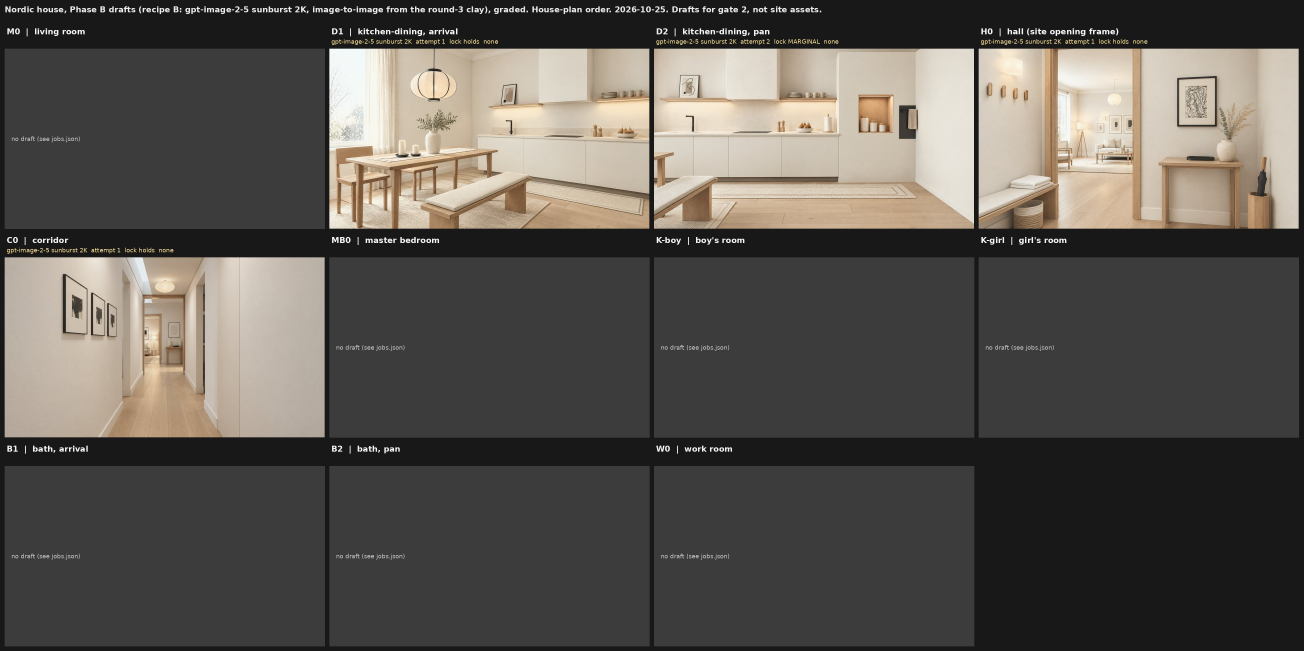
#> input picture assets/renders/house-nordic-sheet-2026-10-25.jpg, 3910 x 1952 px, given in place of modern-country-A-fix3.png, which was not available (shown at 1/3 size)
$ python codefix6.py   (older library calls are emulated)
#> lines starting #> are read from the running program, lines starting #| are printed output that depends on the picture; after the words box and inside, x2 and y2 are one past the last pixel; in counts of white or black regions, pixels touching at a corner belong together
### assets/renders/editorial-phase-b-2026-11-06/finish_phaseb.py
#!/usr/bin/env python3
"""
finish_phaseb.py: editorial phase B (briefs/render-editorial-phase-b-2026-11-06.md, ED2 / ED3), render-agent, 2026-11-06, 0 tokens.
  nordicA   the size fixes in code on the seedream finishing pass of Nordic A (QA: the travertine block wall lights 2.6-3x their 8 x 16,
            the pendant 50-65 cm for its 40): each wall light with its glow scaled about its centre (the glow as light added to the wall,
            the wall under it rebuilt from its surroundings with the wall's own grain); the pendant scaled about its cable's ceiling point
  finish    light finishing for the seven frames: a soft highlight knee per channel (0.90 -> 0.985), nothing else; raws stay in raw/
  sheet     the owner's 7-frame sheet with the locked M0 v6 small and a product list with quick fidelity notes per frame
"""
import json
import os
import sys

import cv2
import numpy as np
from PIL import Image, ImageDraw, ImageFont

HERE = os.path.dirname(os.path.abspath(__file__))
REPO = os.path.abspath(os.path.join(HERE, "..", "..", ".."))
RAW = os.path.join(HERE, "raw")
SCONCE_SCALE = 0.36
PENDANT_SCALE = 0.70
SUN_TOP = 548                     # the top of the sun stripes on the back wall in the Nordic A seedream frame (px)


def s2l(x):
    return np.where(x <= 0.04045, x / 12.92, ((np.clip(x, 0, None) + 0.055) / 1.055) ** 2.4)


def l2s(x):
    return np.where(x <= 0.0031308, x * 12.92, 1.055 * np.power(np.clip(x, 0, None), 1 / 2.4) - 0.055)


def load01(p):
    return np.asarray(Image.open(p).convert("RGB")).astype(np.float32) / 255


# [115 lines left out: functions fill, body_bbox, nordic_a, not called in this run]


def knee(x, k=0.90, top=0.985):
    return np.where(x > k, k + (top - k) * np.tanh((x - k) / (top - k)), x)


FRAMES = [("nordic-A-fin", "raw/nordic-A-fin-codefix.png", "Nordic A, finished", "gpt base + seedream pass + code (lights x0.36, pendant x0.70)"),
          ("nordic-B-fin", "raw/nordic-B-fin-seedream.png", "Nordic B, finished", "nano-banana-2 base + seedream-5-pro pass"),
          ("warm-modern-A-fin", "raw/warm-modern-A-fin-seedream.png", "Warm modern A, finished", "gpt-image-2-5 base + seedream-5-pro pass"),
          ("boho-A", "raw/boho-A-gpt-image-2-5.png", "Boho A", "gpt-image-2-5 sunburst"),
          ("mediterranean-A", "raw/mediterranean-A-gpt-image-2-5.png", "Mediterranean A", "gpt-image-2-5 sunburst"),
          ("modern-country-A", "raw/modern-country-A-gpt-image-2-5.png", "Modern country A", "gpt-image-2-5 sunburst"),
          ("japandi-A", "raw/japandi-A-nano-banana-2.png", "Japandi A", "nano-banana-2")]


# [56 lines left out: functions finish, sheet, not called in this run]


# [8 lines that do not run on import are left out]

### assets/renders/editorial-phase-b-2026-11-06/codefix3.py
#!/usr/bin/env python3
"""
codefix3.py: QA's zero-token code fixes on the editorial frames (qa/reports/2026-11-07-editorial-fin2-ed4-country.md, sections 1 and 5),
render-agent, 2026-11-07. No var2, 0 tokens. New files only, next to the originals; each fix works inside its own mask and the record
counts the pixels changed inside and outside it (outside must be 0).
  boho     boho-A-fin2 -> boho-A-fin3: the seam at x ~400 (y 250-460) where the fill met the bamboo light's glow, softened over ~40 px
  med      mediterranean-A-ed4 -> mediterranean-A-ed5: (a) the old bowl rim's echo on the bench front right of the bowl rebuilt from the
           bench front round it; (b) the two generic back cushions of the bench to sand linen (hue / value only), so our white cushion
           (the right one) stands apart
  jar      japandi-A-ed4 -> japandi-A-ed5: the narrowed jar redone from the original frame with a clean fill: the old rim's wings,
           the two notches, the base (rounded, with a contact shadow, no light band, no grey patch)
  wm       warm-modern-A-ed4 -> warm-modern-A-ed5: the pendant 6 -> 5 rings (ring 5 taken out, ring 6 lifted behind ring 4's rim),
           the gap closed with the plain wall
  mc       modern-country-A -> modern-country-A-fix1: (a) the three cups plain glazed (no speckle, no tanned rim); (b) the fly-like mark on
           the right floral cushion; (c) both curtains lighter, toward #EDE7DB
  crops    before / after crops (100 % and x4) in codefix3-before-after/
  sheet    codefix3-sheet.jpg
"""
import json
import os
import sys

import cv2
import numpy as np
from PIL import Image, ImageDraw, ImageFont

HERE = os.path.dirname(os.path.abspath(__file__))
sys.path.insert(0, HERE)
from finish_phaseb import s2l, l2s, load01  # noqa: E402
from fin2_codefix import nblur, harmonic  # noqa: E402

REC = os.path.join(HERE, "codefix3.json")
CROPS = os.path.join(HERE, "codefix3-before-after")


# [10 lines left out: functions save8, lab_of, not called in this run]


def lab_f(a):
    """float Lab via OpenCV's float path (no 8-bit rounding); input sRGB float 0-1"""
    return cv2.cvtColor(a.astype(np.float32), cv2.COLOR_RGB2LAB)


def rgb_f(lab):
    return np.clip(cv2.cvtColor(lab.astype(np.float32), cv2.COLOR_LAB2RGB), 0, 1)


def check(out8, in8, mask, name):
    moved = np.abs(out8.astype(np.int16) - in8.astype(np.int16)).max(2) > 0
    allowed = mask.astype(bool)
    return dict(px_changed=int(moved.sum()), px_changed_outside_mask=int((moved & ~allowed).sum()), mask_px=int(allowed.sum()), file=name)


# [352 lines left out: functions poly_mask, boho, med, mc, wm, not called in this run]


# ----------------------------------------------------------------------------------------------------------------------------------
JAR_SCALE_X = 0.76


# [123 lines left out: function jar, not called in this run]


# ----------------------------------------------------------------------------------------------------------------------------------
CROP_SETS = [
    ("boho-seam", "boho-A-fin2.png", "boho-A-fin3.png", [((330, 220, 470, 500), 1), ((370, 300, 430, 420), 4)]),
    ("med-rim-echo", "mediterranean-A-ed4.png", "mediterranean-A-ed5.png", [((1340, 1090, 1540, 1240), 1), ((1380, 1110, 1510, 1225), 4)]),
    ("med-bench-cushions", "mediterranean-A-ed4.png", "mediterranean-A-ed5.png", [((150, 650, 1650, 1060), 1), ((190, 690, 330, 800), 4),
                                                                                  ((900, 690, 1060, 770), 4)]),
    ("japandi-jar", "japandi-A-ed4.png", "japandi-A-ed5.png", [((540, 880, 800, 1160), 1), ((600, 905, 735, 960), 4), ((595, 1040, 735, 1100), 4),
                                                              ((600, 1095, 760, 1150), 4)]),
    ("warm-modern-pendant", "warm-modern-A-ed4.png", "warm-modern-A-ed5.png", [((1230, 0, 1700, 330), 1), ((1330, 165, 1600, 250), 4)]),
    ("mc-cups", "modern-country-A.png", "modern-country-A-fix1.png", [((1540, 1080, 1840, 1215), 1), ((1550, 1090, 1700, 1205), 4)]),
    ("mc-fly", "modern-country-A.png", "modern-country-A-fix1.png", [((1540, 820, 1660, 920), 1), ((1585, 855, 1620, 890), 4)]),
    ("mc-curtains", "modern-country-A.png", "modern-country-A-fix1.png", [((1500, 40, 2700, 1000), 1), ((1585, 60, 1645, 200), 4),
                                                                          ((2520, 50, 2600, 220), 4)]),
]


# [67 lines left out: functions crops, sheet, not called in this run]


# [14 lines that do not run on import are left out]

### assets/renders/editorial-phase-b-2026-11-06/codefix6.py
#!/usr/bin/env python3
"""
codefix6.py: the modern-country fix4 from QA (qa/reports/2026-11-07-ged-codefix5-clay-r3.md section 1.1), render-agent, 2026-11-07.
0 tokens, no var2. modern-country-A-fix3.png -> modern-country-A-fix4.png. Each fix inside its own mask, 0 px changed outside.
  1. the dark-and-light spot (~4 x 6 px) on the sofa at (1199-1203, 1103-1110), where the old rim was: the pixels that stand out of
     the sofa round them (> 22 levels from the local median) filled from the surroundings (a membrane fill plus the sofa's own grain)
  2. the faint light line along the vase's old outline left of it (x ~1887-1895, y ~600-660): columns 1885-1897 rebuilt per row as a
     straight interpolation between the glass beside them, plus the glass's own grain
  3. (optional, x4 only) the flat-filled mullion right of the vase (L ~209, no grain) given the grain of the mullion's visible part
"""
import json
import os
import sys

import cv2
import numpy as np
from PIL import Image, ImageDraw, ImageFont

HERE = os.path.dirname(os.path.abspath(__file__))
sys.path.insert(0, HERE)
from finish_phaseb import load01  # noqa: E402
from codefix3 import check  # noqa: E402

SRC = os.path.join(HERE, "modern-country-A-fix3.png")
OUT = os.path.join(HERE, "modern-country-A-fix4.png")
REC = os.path.join(HERE, "codefix6.json")
CROPS = os.path.join(HERE, "codefix6-before-after")


def membrane(img, hole, iters=400):
    out = img.copy()
    k = ~hole
    m0 = cv2.blur(np.where(k[..., None], img, 0), (7, 7)) / np.maximum(cv2.blur(k.astype(np.float32), (7, 7))[..., None], 1e-4)
    out[hole] = m0[hole]
    for _ in range(iters):
        p = np.pad(out, ((1, 1), (1, 1), (0, 0)), mode="edge")
        avg = 0.25 * (p[:-2, 1:-1] + p[2:, 1:-1] + p[1:-1, :-2] + p[1:-1, 2:])
        out = np.where(hole[..., None], avg, img)
    return out


def main():
    a = load01(SRC)
    H, W = a.shape[:2]
    yy, xx = np.mgrid[0:H, 0:W]
    f = a * 255.0
    out = f.copy()
    rng = np.random.default_rng(66)
    rec = {}
    # ---- 1. the spot on the sofa
    box = (xx >= 1195) & (xx <= 1208) & (yy >= 1099) & (yy <= 1113)
    Lm = f.mean(2)
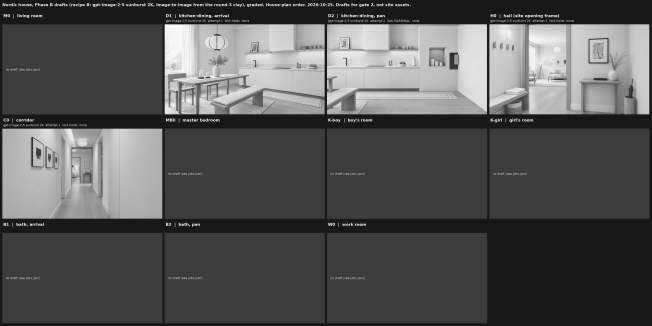
#> Lm: shape (1952, 3910) float32 (shown at 1/6 size); min 3, max 255, mean 85.6
    ring = cv2.dilate(box.astype(np.uint8), np.ones((15, 15), np.uint8)).astype(bool) & ~box
    med = np.median(Lm[ring])
#> med = 60
    loc = cv2.medianBlur(np.clip(Lm, 0, 255).astype(np.uint8), 9).astype(np.float32)
    spot = box & (np.abs(Lm - loc) > 22)
#> spot: shape (1952, 3910) bool; every value is 0
    spot = cv2.dilate(spot.astype(np.uint8), np.ones((3, 3), np.uint8)).astype(bool) & box
    sl = (slice(1080, 1135), slice(1175, 1230))
    fill = membrane(f[sl], spot[sl], 400)
    hp = f[sl] - cv2.GaussianBlur(f[sl], (0, 0), 1.5)
#> hp: shape (55, 55, 3) float32; every value is 0
    sd = float(hp[ring[sl]].std())
#> sd = 0
    nz = cv2.GaussianBlur(rng.standard_normal(fill.shape[:2]).astype(np.float32), (0, 0), 0.7)
    nz *= sd / max(float(nz.std()), 1e-6)
#> nz: shape (55, 55) float32; every value is 0
    fill = fill + nz[..., None]
    o = out[sl]
    o[spot[sl]] = fill[spot[sl]]
    out[sl] = o
    rec["spot"] = dict(box=[1195, 1099, 1208, 1113], px=int(spot.sum()), sofa_median_L=round(float(med), 1), grain_sd=round(sd, 2),
                       method="pixels > 22 levels from the local median (9 px), grown 1 px, inside the box; membrane fill + the sofa's grain")
    # ---- 2. the light band along the vase's old left outline: the copied glass strip (x ~1885 to the new vase edge) kept its source's
    # brightness (+8-10 levels, peak at x ~1892). Its low frequencies (sigma 2 across, 12 along y) are brought down to the glass just
    # left of it (per row, smoothed), ramped in over 4 px; the glass's own texture stays; only the light excess is removed
    y0, y1 = 585, 700
    Lf = f.mean(2)
    vase_l = np.full(H, 1903)
    for y in range(y0, y1 + 1):
        c = np.nonzero((Lm[y, 1890:1925] < 185) & (f[y, 1890:1925, 0] - f[y, 1890:1925, 2] > 18))[0]
        vase_l[y] = 1890 + int(c.min()) if c.size else 1903
#> this loop made 116 passes
#> c on passes 39, 40, 44, 46, 48: [3, 5, 9, 12, 16, 18, 21, 25, 27, 28, 29, 30, 33, 34], [0, 2, 4, 9, 11, 18, 20, 24, 26, 27, 28, 29, 30, 33], [1, 3, 6, 8, 11, 13, 15, 17, 19, 26, 27, 28, 29, 30, 32, 33], [3, 5, 8, 10, 14, 19, 21, 25, 26, 27, 28, 29, 30, 31, 32], [0, 2, 10, 14, 16, 18, 21, 25, 26, 27, 28, 29, 32]
#> after the loop, vase_l = 1952 values, max 1903 at index 0, min 1890 at index 585, mean 1902.4
    LFl = cv2.GaussianBlur(f.mean(2), (0, 0), sigmaX=2.0, sigmaY=12.0)     # luminance only (one factor for the three channels: hue kept)
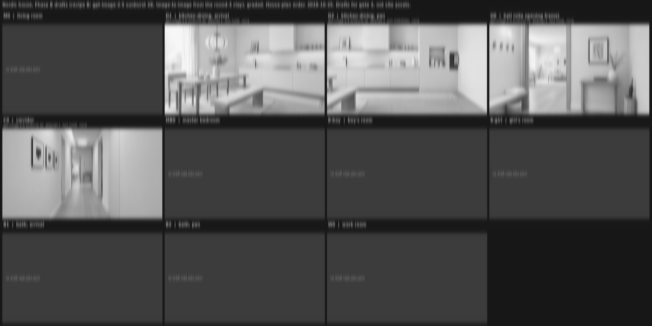
#> LFl: shape (1952, 3910) float32 (shown at 1/6 size); min 23.3, max 247.3, mean 85.6
    ref = cv2.GaussianBlur(LFl[:, 1880:1884].mean(1).reshape(-1, 1).astype(np.float32), (0, 0), 6.0).ravel()   # the glass left of the strip, per row
#> ref = 1952 values, max 221.3 at index 334, min 24.01 at index 91, mean 87.97
    gain = np.ones((H, W), np.float32)
    line = np.zeros((H, W), bool)
    for y in range(y0, y1 + 1):
        xe = int(vase_l[y]) - 2
        if xe <= 1885:
            continue
        xs_ = np.arange(1884, xe)
        w = np.clip((xs_ - 1884) / 4.0, 0, 1)
        w *= np.clip((xe - xs_) / 2.0, 0, 1)                                 # and off again just before the vase's edge
        g = np.minimum(1.0, ref[y] / np.maximum(LFl[y, xs_], 1e-3))          # only the light excess
        gain[y, xs_] = 1 - w * (1 - g)
        line[y, xs_] = w > 0
#> this loop made 116 passes
#> (xe, w, g) on passes 1 to 8: (1888, [0, 0.25, 0.5, 0.375], [1, 1, 1, 1]), (1888, [0, 0.25, 0.5, 0.375], [1, 1, 1, 1]), (1888, [0, 0.25, 0.5, 0.375], [1, 1, 1, 1]), (1888, [0, 0.25, 0.5, 0.375], [1, 1, 1, 1]), (1888, [0, 0.25, 0.5, 0.375], [1, 1, 1, 1]), (1888, [0, 0.25, 0.5, 0.375], [1, 1, 1, 1]), (1888, [0, 0.25, 0.5, 0.375], [1, 1, 1, 1]), (1888, [0, 0.25, 0.5, 0.375], [1, 1, 1, 1])
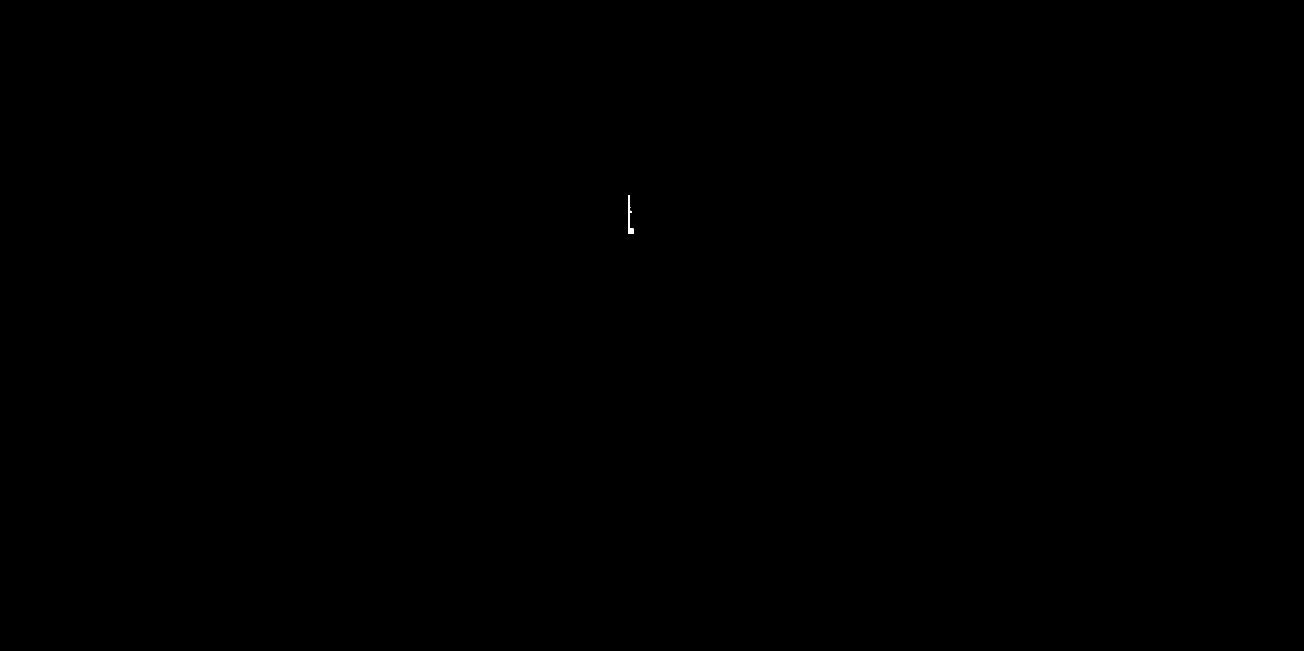
#> line: shape (1952, 3910) bool (shown at 1/3 size); 0.01% white; 1 white region, box (x1, y1, x2, y2) and area: (1885, 585, 1901, 701) 591
    rw = np.ones((H, 1), np.float32)
    for k in range(6):
        rw[y0 + k] = rw[y1 - k] = (k + 1) / 7.0
    gain = 1 - (1 - gain) * rw
    corr = out * (gain[..., None] - 1)
    out = out * gain[..., None]
#> out: shape (1952, 3910, 3) float32
    def col_bump(img):
        pp = img[600:660, 1878:1900].mean((0, 2))
#> pp = 22 values, max 176 at index 19, min 171.5 at index 4, mean 173.6
        return round(float(pp[8:17].max() - 0.5 * (pp[:4].mean() + pp[-3:].mean())), 1)
    rec["vase_line"] = dict(rows=[y0, y1], px=int(line.sum()), max_lowered_levels=round(float(-corr.min()), 1),
                            column_bump_levels=dict(before=col_bump(f), after=col_bump(out)),
                            method="the strip's low frequencies brought down to the glass left of it (light excess only), texture kept")
    # ---- 3. the mullion's grain (the flat per-row fill right of the vase)
    mx0, mx1, my0, my1 = 1988, 2010, 541, 698
    blk = f[my0:my1 + 1, mx0:mx1 + 1]
    flat = (cv2.blur(np.abs(blk - cv2.blur(blk, (3, 3))).mean(2), (3, 3)) < 0.35)
#> flat: shape (158, 23) bool; 6.6% white; 2 white regions (1 under 20 px), largest, box (x1, y1, x2, y2) and area: (0, 148, 23, 158) 228
    flat_full = np.zeros((H, W), bool)
    flat_full[my0:my1 + 1, mx0:mx1 + 1] = flat
#> flat_full: shape (1952, 3910) bool; 0% white; 2 white regions (1 under 20 px), largest, box (x1, y1, x2, y2) and area: (1988, 689, 2011, 699) 228
    vis = f[470:536, mx0:mx1 + 1]
    Lv = vis.mean(2)
    sel = cv2.erode((Lv > 190).astype(np.uint8), np.ones((5, 5), np.uint8)).astype(bool)   # the white bar's interior, off the stems
#> sel: shape (66, 23) bool; 50.7% white; 1 black region, box (x1, y1, x2, y2) and area: (0, 0, 23, 66) 748
    vhp = (vis - cv2.GaussianBlur(vis, (0, 0), 1.2))
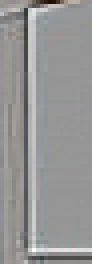
#> vhp: shape (66, 23, 3) float32 (shown 4 times larger); mean R, G, B -0.1, -0.1, -0.1; drawn with min black and max white
    msd = min(float(vhp[sel].std()), 3.0) if sel.sum() > 20 else 1.2
#> msd = 0.941
    nz3 = cv2.GaussianBlur(rng.standard_normal(blk.shape[:2]).astype(np.float32), (0, 0), 0.7)
    nz3 *= msd / max(float(nz3.std()), 1e-6)
    blk2 = out[my0:my1 + 1, mx0:mx1 + 1]
    blk2 = np.where(flat[..., None], blk2 + nz3[..., None], blk2)
    out[my0:my1 + 1, mx0:mx1 + 1] = blk2
    rec["mullion_grain"] = dict(box=[mx0, my0, mx1, my1], px=int(flat.sum()), grain_sd=round(msd, 2),
                                method="the flat pixels of the per-row fill (local variation < 0.35 levels) given the visible mullion's grain")
    o8 = np.clip(out + 0.5, 0, 255).astype(np.uint8)
    a8 = (a * 255 + 0.5).astype(np.uint8)
#> a8 is the input picture: shape (1952, 3910, 3); mean R, G, B 90.1, 86, 80.8
    zone = spot | line | flat_full
#> zone: shape (1952, 3910) bool; 0.01% white; 3 white regions (1 under 20 px), largest, box (x1, y1, x2, y2) and area: (1885, 585, 1901, 701) 591, (1988, 689, 2011, 699) 228
    o8 = np.where(zone[..., None], o8, a8)
    Image.fromarray(o8).save(OUT)
    rec.update(check(o8, a8, zone, "modern-country-A-fix4.png"))
    rec.update(date="2026-11-07", by="render-agent", tokens=0, base="modern-country-A-fix3.png", out="modern-country-A-fix4.png",
               source="qa/reports/2026-11-07-ged-codefix5-clay-r3.md section 1.1", note="TEST, not for the site; new files only")
    # crops
    os.makedirs(CROPS, exist_ok=True)
    fnt = ImageFont.truetype("/usr/share/fonts/truetype/dejavu/DejaVuSans.ttf", 16)
    A = Image.open(SRC).convert("RGB")
    B = Image.open(OUT).convert("RGB")
    outl = []
    for name, bx, sc in (("sofa-spot-x8", (1175, 1085, 1230, 1130), 8), ("sofa-spot-100", (1100, 1060, 1300, 1160), 1),
                         ("vase-left-x4", (1868, 585, 1915, 675), 4), ("mullion-x4", (1975, 540, 2030, 700), 4)):
        w, h = bx[2] - bx[0], bx[3] - bx[1]
        rs = Image.NEAREST if sc > 1 else Image.LANCZOS
        pa, pb = A.crop(bx).resize((w * sc, h * sc), rs), B.crop(bx).resize((w * sc, h * sc), rs)
        im = Image.new("RGB", (pa.width * 2 + 30, pa.height + 40), (250, 249, 247))
        d = ImageDraw.Draw(im)
        d.text((10, 5), f"{name}: fix3 | fix4", fill=(0, 0, 0), font=fnt)
        im.paste(pa, (10, 30))
        im.paste(pb, (20 + pa.width, 30))
        p = os.path.join(CROPS, name + ".jpg")
        im.save(p, quality=92)
        outl.append(os.path.relpath(p, HERE))
#> this loop made 4 passes
#> pass 1, in main, `im.save(p, quality=92)`:
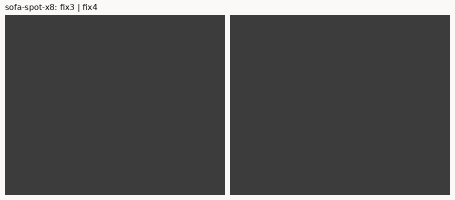
#> saved as sofa-spot-x8.jpg: PIL image 910x400 RGB (shown at 1/2 size); mean R, G, B 84.3, 84.1, 83.9
#> after the loop:
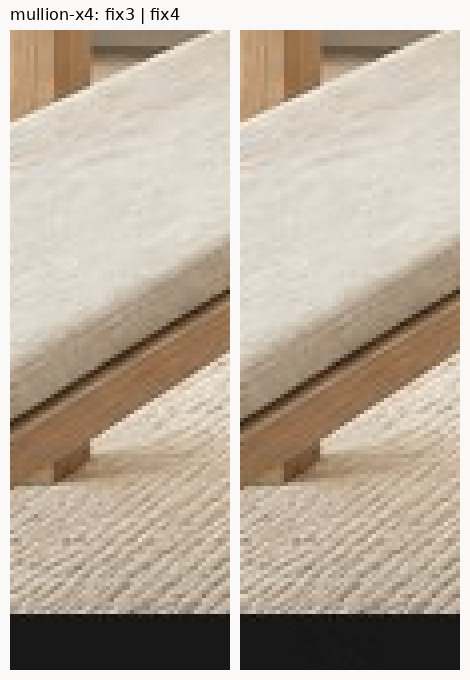
#> im: PIL image 470x680 RGB; mean R, G, B 185.9, 173.2, 157.9
#> after the loop:
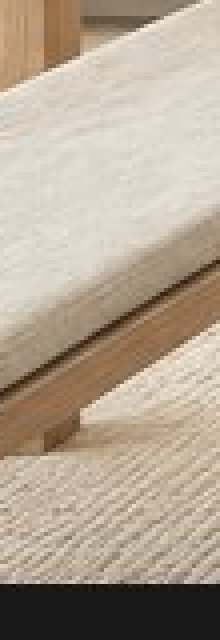
#> pa: PIL image 220x640 RGB; mean R, G, B 177.7, 163.4, 146.3
#> after the loop, outl = ['codefix6-before-after/sofa-spot-x8.jpg', 'codefix6-before-after/sofa-spot-100.jpg', 'codefix6-before-after/vase-left-x4.jpg', 'codefix6-before-after/mullion-x4.jpg']
    rec["crops"] = outl
    json.dump(rec, open(REC, "w"), indent=1, ensure_ascii=False)
    return rec


if __name__ == "__main__":
    print(json.dumps(main(), indent=1, ensure_ascii=False))
